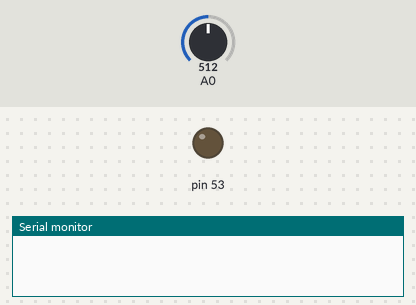
The sketch below on a simulated Arduino Mega 2560, built with avr-gcc and run on an emulated ATmega2560. Shown: output pins drawn as LEDs (lit = HIGH), the last lines printed to the serial monitor. The inputs (shaded band) are chosen by the test bench; at power-on: A0 = 512.

Above: at 1.2 s.
1.3 s: A0 set to 994
2.8 s: A0 set to 1020
At 3.6 s:
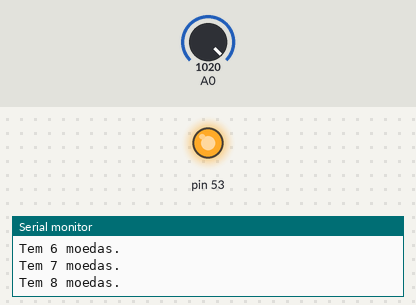
4.3 s: A0 set to 1000
At 4.9 s:
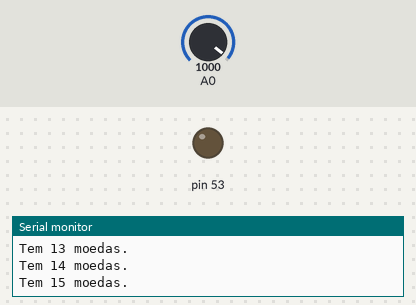
5.8 s: A0 set to 1023
At 7.0 s:
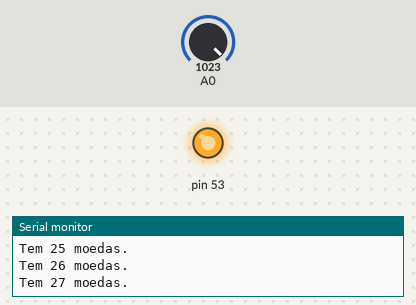
Timing chart, 0 to 8.3 s (numbered marks = the images above; inputs shaded):
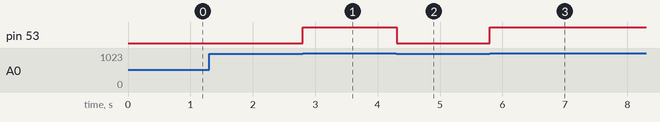

Measured:
- the behaviour switches between 1010 and 1011 on A0 (found by bisection; images 0 and 1)
- after the input at 1.3 s, every drawn part: stays the same
- after the input at 2.8 s, pin 53: LOW → HIGH at once
- after the input at 4.3 s, pin 53: HIGH → LOW at once
- after the input at 5.8 s, pin 53: LOW → HIGH at once

The sketch:

InfraVermelhos.ino
```cpp
int moeda;

void setup() {
  pinMode(A0, INPUT);
  pinMode(53,OUTPUT);
  Serial.begin(9600);
  moeda = 0;
}

void loop() {
  //Serial.println(analogRead(A0));
  if(analogRead(A0) > 1010){
    digitalWrite(53,HIGH);
    moeda++;
    Serial.print("Tem ");
    Serial.print(moeda);
    Serial.println(" moedas.");
    delay(100);

  }else{
    digitalWrite(53,LOW);
  }
}
```
